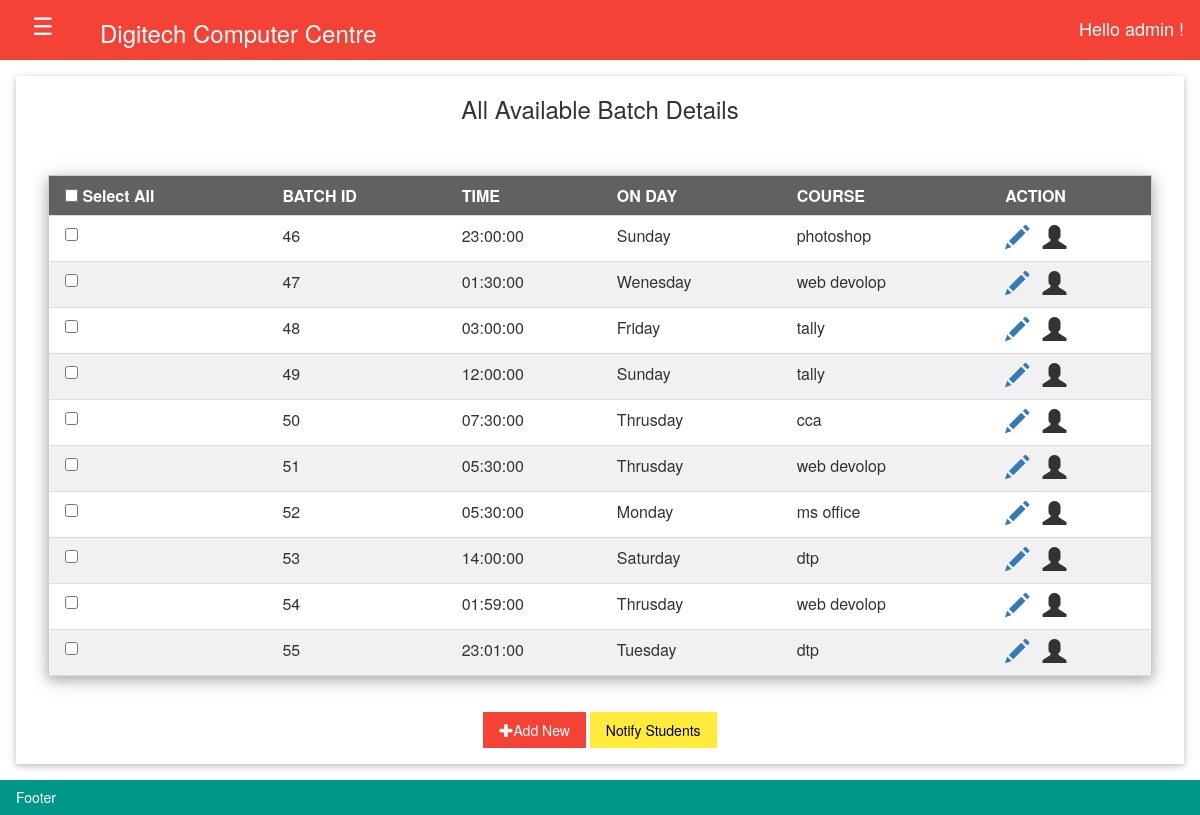
/Batch_details.php (signed in), run on the app's committed database.
### tables this page shows
CREATE TABLE IF NOT EXISTS `batch` (
  `bid` int(10) NOT NULL AUTO_INCREMENT,
  `time` time NOT NULL,
  `day` varchar(10) NOT NULL,
  `cid` int(10) NOT NULL,
  PRIMARY KEY (`bid`),
  KEY `cid` (`cid`)
);

CREATE TABLE IF NOT EXISTS `course` (
  `cid` int(10) NOT NULL AUTO_INCREMENT,
  `course_name` char(30) NOT NULL,
  `duration` varchar(10) NOT NULL,
  `course_fees` decimal(50,0) NOT NULL,
  PRIMARY KEY (`cid`)
);

### Batch_details.php (the view, shortened to what this page needs)
<?php
include('header.php');
include('connection.php');
$sql ='SELECT `bid`, `time`, `day`, `course_name` FROM `batch` INNER JOIN course on batch.cid=course.cid';
$query = mysqli_query($conn, $sql);
?>
<html><head>
  <link rel="stylesheet" href="https://maxcdn.bootstrapcdn.com/bootstrap/3.3.6/css/bootstrap.min.css">
</head>
<body>
<div class=" w3-display-container w3-margin w3-card  w3-responsive">
<h3><center>All Available Batch Details</center></h3>
<div  class="w3-responsive w3-margin">
<div  class="w3-margin">
<table id="table1" class=" w3-table-all w3-card-4 w3-hoverable ">
		<thead>
			<tr class="w3-color w3-dark-grey ">
				<th><input type="checkbox" name="chkall" id="ckbCheckAll"> Select All</th>
				<th>BATCH ID</th>
				<th>TIME</th>
				<th>ON DAY</th>
				<th>COURSE </th>
				<th>ACTION</th>
			</tr>
		</thead>
		<tbody>
<?php
		while ($row = mysqli_fetch_assoc($query))
		{
			echo "<tr class='w3-hover-blue tr'>
					<td><input type='checkbox'  value=".$row["bid"]." name='chk[]' id='chk'class='chk'></td>
				    <td>".$row['bid']."</td>
					<td>".$row['time']."</td>
					<td>".$row['day']."</td>
					<td>".$row['course_name']."</td>
		            <td><a href='batch_update.php?bid=$row[bid]&time=$row[time]&day=$row[day]&cid=$row[course_name]'><i class='glyphicon glyphicon-pencil w3-Xlarge'></i></a> &nbsp <i class='glyphicon glyphicon-user  w3-Xlarge bid'></i></td>
				</tr>";
		}
?>
</tbody><br/>
	</table><br/></div>
<center><a href="batch_mng.php" class="w3-btn w3-red"><i class="glyphicon glyphicon-plus"></i>Add New</a>
<button class="w3-btn w3-Yellow"id="btn">Notify Students </button>
</center>
</div></div>
      <div class="w3-container w3-teal" id="msg">
  <h5>Footer</h5>
</div>
</body>
</html>

### header.php (shortened to what this page needs)
<html>
<head>
<link rel="stylesheet" href="w3.css">
<link rel="stylesheet" href="https://maxcdn.bootstrapcdn.com/bootstrap/3.3.6/css/bootstrap.min.css">
<link rel="stylesheet" type="text/css" href="headercss.css">
</head>
<body>
<div class="W3-RED w3-row">
  <div class="w3-container w3-col md2 l1">
  <button id="openNav" class="w3-button w3-xlarge w3-hover-white" onclick="w3_open()">&#9776;</button>
  </div>
  <div class="w3-left-align institute w3-col md5 l9 ">
     <p class="w3-xlarge w3-margin-top 8px">Digitech Computer Centre</p>
  </div>
  <div class='admin w3-container w3-col md5 l2 w3-text-white '>
      <p class="w3-right-align w3-margin-top 8px w3-large"><?php echo "Hello ".$_SESSION["user"]." !";?></p>
  </div>
</div>
<div id="main">
</body>
</html>

### w3.css (style rules this page uses)
html { box-sizing:border-box }
*,*:before,*:after { box-sizing:inherit }
html { -ms-text-size-adjust:100%;-webkit-text-size-adjust:100% }
body { margin:0 }
a { background-color:transparent;-webkit-text-decoration-skip:objects }
button,input,select,textarea { font:inherit;margin:0 }
button,input { overflow:visible }
button,select { text-transform:none }
button,html [type=button],[type=reset],[type=submit] { -webkit-appearance:button }
[type=checkbox],[type=radio] { padding:0 }
html,body { font-family:Verdana,sans-serif;font-size:15px;line-height:1.5 }
html { overflow-x:hidden }
h3 { font-size:24px }
h5 { font-size:18px }
h1,h2,h3,h4,h5,h6 { font-family:"Segoe UI",Arial,sans-serif;font-weight:400;margin:10px 0 }
a { color:inherit }
.w3-table,.w3-table-all { border-collapse:collapse;border-spacing:0;width:100%;display:table }
.w3-table-all { border:1px solid #ccc }
.w3-bordered tr,.w3-table-all tr { border-bottom:1px solid #ddd }
.w3-table-all tr:nth-child(odd) { background-color:#fff }
.w3-table-all tr:nth-child(even) { background-color:#f1f1f1 }
.w3-table td,.w3-table th,.w3-table-all td,.w3-table-all th { padding:8px 8px;display:table-cell;text-align:left;vertical-align:top }
.w3-table th:first-child,.w3-table td:first-child,.w3-table-all th:first-child,.w3-table-all td:first-child { padding-left:16px }
.w3-btn,.w3-button { border:none;display:inline-block;padding:8px 16px;vertical-align:middle;overflow:hidden;text-decoration:none;color:inherit;background-color:inherit;text-align:center;cursor:pointer;white-space:nowrap }
.w3-btn,.w3-button { -webkit-touch-callout:none;-webkit-user-select:none;-khtml-user-select:none;-moz-user-select:none;-ms-user-select:none;user-select:none }
.w3-tooltip,.w3-display-container { position:relative }
.w3-main,#main { transition:margin-left .4s }
.w3-responsive { display:block;overflow-x:auto }
.w3-container:after,.w3-container:before,.w3-panel:after,.w3-panel:before,.w3-row:after,.w3-row:before,.w3-row-padding:after,.w3-row-padding:before, .w3-cell-row:before,.w3-cell-row:after,.w3-clear:after,.w3-clear:before,.w3-bar:before,.w3-bar:after { content:"";display:table;clear:both }
.w3-col,.w3-half,.w3-third,.w3-twothird,.w3-threequarter,.w3-quarter { float:left;width:100% }
@media (min-width:993px) { .w3-col.l1 { width:8.33333% } }
@media (min-width:993px) { .w3-col.l2 { width:16.66666% } }
@media (min-width:993px) { .w3-col.l9 { width:74.99999% } }
.w3-container,.w3-panel { padding:0.01em 16px }
.w3-card,.w3-card-2 { box-shadow:0 2px 5px 0 rgba(0,0,0,0.16),0 2px 10px 0 rgba(0,0,0,0.12) }
.w3-card-4,.w3-hover-shadow:hover { box-shadow:0 4px 10px 0 rgba(0,0,0,0.2),0 4px 20px 0 rgba(0,0,0,0.19) }
.w3-large { font-size:18px!important }
.w3-xlarge { font-size:24px!important }
.w3-left-align { text-align:left!important }
.w3-right-align { text-align:right!important }
.w3-margin { margin:16px!important }
.w3-margin-top { margin-top:16px!important }
.w3-red,.w3-hover-red:hover { color:#fff!important;background-color:#f44336!important }
.w3-teal,.w3-hover-teal:hover { color:#fff!important;background-color:#009688!important }
.w3-yellow,.w3-hover-yellow:hover { color:#000!important;background-color:#ffeb3b!important }
.w3-dark-grey,.w3-hover-dark-grey:hover,.w3-dark-gray,.w3-hover-dark-gray:hover { color:#fff!important;background-color:#616161!important }
.w3-text-white,.w3-hover-text-white:hover { color:#fff!important }

### headercss.css (style rules this page uses)
* { margin: 0; padding:0; }
a { color:white; text-decoration: none; }

### data on the page
batch: bid "46", time "23:00:00", day "Sunday", cid.course_name "photoshop"
batch: bid "47", time "01:30:00", day "Wenesday", cid.course_name "web devolop"
batch: bid "48", time "03:00:00", day "Friday", cid.course_name "tally"
batch: bid "49", time "12:00:00", day "Sunday", cid.course_name "tally"
batch: bid "50", time "07:30:00", day "Thrusday", cid.course_name "cca"
batch: bid "51", time "05:30:00", day "Thrusday", cid.course_name "web devolop"
batch: bid "52", time "05:30:00", day "Monday", cid.course_name "ms office"
batch: bid "53", time "14:00:00", day "Saturday", cid.course_name "dtp"
batch: bid "54", time "01:59:00", day "Thrusday", cid.course_name "web devolop"
batch: bid "55", time "23:01:00", day "Tuesday", cid.course_name "dtp"

### other printed values
$_SESSION["user"] "admin"
